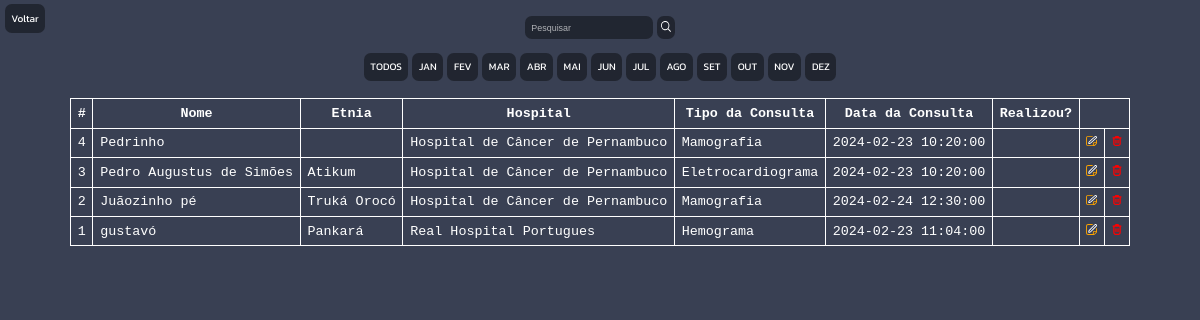
/casai/historico-agendamentos.php (signed in), run on the app's committed database.
### tables this page shows
CREATE TABLE IF NOT EXISTS `agendamentos` (
`idagendamentos` int(11) NOT NULL,
  `nome` varchar(45) NOT NULL,
  `etnia` varchar(45) DEFAULT NULL,
  `hospital` varchar(45) NOT NULL,
  `tipo_consulta` varchar(20) NOT NULL,
  `data_consulta` datetime NOT NULL,
  `realizou` varchar(3) DEFAULT NULL
);

### casai/historico-agendamentos.php (the view, shortened to what this page needs)
<?php
 include('config.php');
if(!empty($_GET['search'])){
    $data = $_GET['search'];
    $sql = "SELECT * FROM agendamentos WHERE idagendamentos LIKE '%$data%' or nome LIKE '%$data%' or etnia LIKE '%$data%' or hospital LIKE '%$data%' or tipo_consulta LIKE '%$data%' or data_consulta LIKE '%$data%' or realizou LIKE '%$data%' ORDER BY idagendamentos DESC";
}
else{
    $sql = "SELECT * FROM agendamentos ORDER BY idagendamentos DESC";
}
$result = $conexao->query($sql);
?>
<!DOCTYPE html>
<html lang="pt-br">
<head>
    <link rel="stylesheet" href="assets//css//historico-tabelas-entrada.css">
</head>
<body>
    <div class="voltar">
        <a href="historico.php">Voltar</a>
    </div>
    <br>
    <div class="box-search">
        <input type="text" placeholder="Pesquisar" id="Pesquisar">
        <button class="btn-search" onclick="searchData()">
            <img src="assets//img//svg//search.svg" alt="Icone de uma lupa">
        </button>
    </div>
    <div class="box-mounth">
        <a href="historico-agendamentos.php">TODOS</a>
        <a href="historico-agendamentos-janeiro.php">JAN</a>
        <a href="historico-agendamentos-fevereiro.php">FEV</a>
        <a href="historico-agendamentos-marco.php">MAR</a>
        <a href="historico-agendamentos-abril.php">ABR</a>
        <a href="historico-agendamentos-maio.php">MAI</a>
        <a href="historico-agendamentos-junho.php">JUN</a>
        <a href="historico-agendamentos-julho.php">JUL</a>
        <a href="historico-agendamentos-agosto.php">AGO</a>
        <a href="historico-agendamentos-setembro.php">SET</a>
        <a href="historico-agendamentos-outubro.php">OUT</a>
        <a href="historico-agendamentos-novembro.php">NOV</a>
        <a href="historico-agendamentos-dezembro.php">DEZ</a>
    </div>
    <br>
    <div class="tabela-historico">
        <table class="table table-striped">
        <thead>
            <tr>
                <th scope="col">#</th>
                <th scope="col">Nome</th>
                <th scope="col">Etnia</th>
                <th scope="col">Hospital</th>
                <th scope="col">Tipo da Consulta</th>
                <th scope="col">Data da Consulta</th>
                <th scope="col">Realizou?</th>
            </tr>
        </thead>
        <tbody>
            <?php
                while($entradas_data = mysqli_fetch_assoc($result))
                {
                    echo "<tr>";
                    echo "<td>".$entradas_data['idagendamentos']."</td>";
                    echo "<td>".$entradas_data['nome']."</td>";
                    echo "<td>".$entradas_data['etnia']."</td>";
                    echo "<td>".$entradas_data['hospital']."</td>";
                    echo "<td>".$entradas_data['tipo_consulta']."</td>";
                    echo "<td>".$entradas_data['data_consulta']."</td>";
                    echo "<td>".$entradas_data['realizou']."</td>";
                    echo "<td>
                            <a href='agendamento-editar.php?id=$entradas_data[idagendamentos]' >
                            <img src='assets//img//svg//edit(1).svg' alt='Icone de um lapis'>
                            </a>
                        </td>";
                    echo "<td>
                            <a href='agendamento-excluir.php?id=$entradas_data[idagendamentos]' >
                            <img src='assets//img//svg//trash2.svg' alt='Icone de um lapis'>
                            </a>
                        </td>";
                    echo "</tr>";
                }
            ?>
        </tbody>
        </table>
    </div>
</body>
</html>

### casai/assets/css/historico-tabelas-entrada.css (style rules this page uses)
body,html { margin: 0px; padding: 0px; font-family: 'Kanit', sans-serif; background: #394053; color: #FFF; flex-direction: column; }
.voltar { position: absolute; margin-top: 15px; margin-left: 5px; }
.voltar a { text-decoration: none; color: #FFF; font-size: 15px; margin: 2px; background-color: rgba(0, 0, 0, 0.414); padding: 10px; border-radius: 10px; }
.tabela-historico { display: flex; justify-content: center; width: 100%; margin-top: 0%; font-family: 'Courier New', Courier, monospace; font-weight: 500; font-size: 20px; color: #fff; }
.box-search { display: flex; justify-content: center; gap: 0.3%; }
.box-search input { color: #FFF; padding: 10px; border: none; border-radius: 10px; text-decoration: none; background-color: rgba(0, 0, 0, 0.414); }
.box-search input::placeholder { color: rgba(255, 255, 255, 0.644); }
.box-search button { border: none; border-radius: 10px; background-color: rgba(0, 0, 0, 0.414); }
.box-mounth { margin-top: 1%; display: flex; justify-content: center; gap: 0.1%; }
.box-mounth a { text-decoration: none; color: #FFF; font-size: 15px; margin: 2px; background-color: rgba(0, 0, 0, 0.414); padding: 10px; border-radius: 10px; }
@media screen and (max-width: 1920px) { body { zoom: 0.8; } }
@media screen and (max-width: 1400px) { body { zoom: 0.75; } }
@media screen and (max-width: 1340px) { body { zoom: 0.67; } }

### casai/historico-agendamentos.php (style rules this page uses)
table { border-collapse: collapse; }
td, tr, th { border: 1px solid white; padding: 10px; }

### data on the page
agendamentos: idagendamentos "4", nome "Pedrinho", hospital "Hospital de Câncer de Pernambuco", tipo_consulta "Mamografia", data_consulta "2024-02-23 10:20:00"
agendamentos: idagendamentos "3", nome "Pedro Augustus de Simões", etnia "Atikum", hospital "Hospital de Câncer de Pernambuco", tipo_consulta "Eletrocardiograma", data_consulta "2024-02-23 10:20:00"
agendamentos: idagendamentos "2", nome "Juãozinho pé", etnia "Truká Orocó", hospital "Hospital de Câncer de Pernambuco", tipo_consulta "Mamografia", data_consulta "2024-02-24 12:30:00"
agendamentos: idagendamentos "1", nome "gustavó", etnia "Pankará", hospital "Real Hospital Portugues", tipo_consulta "Hemograma", data_consulta "2024-02-23 11:04:00"
